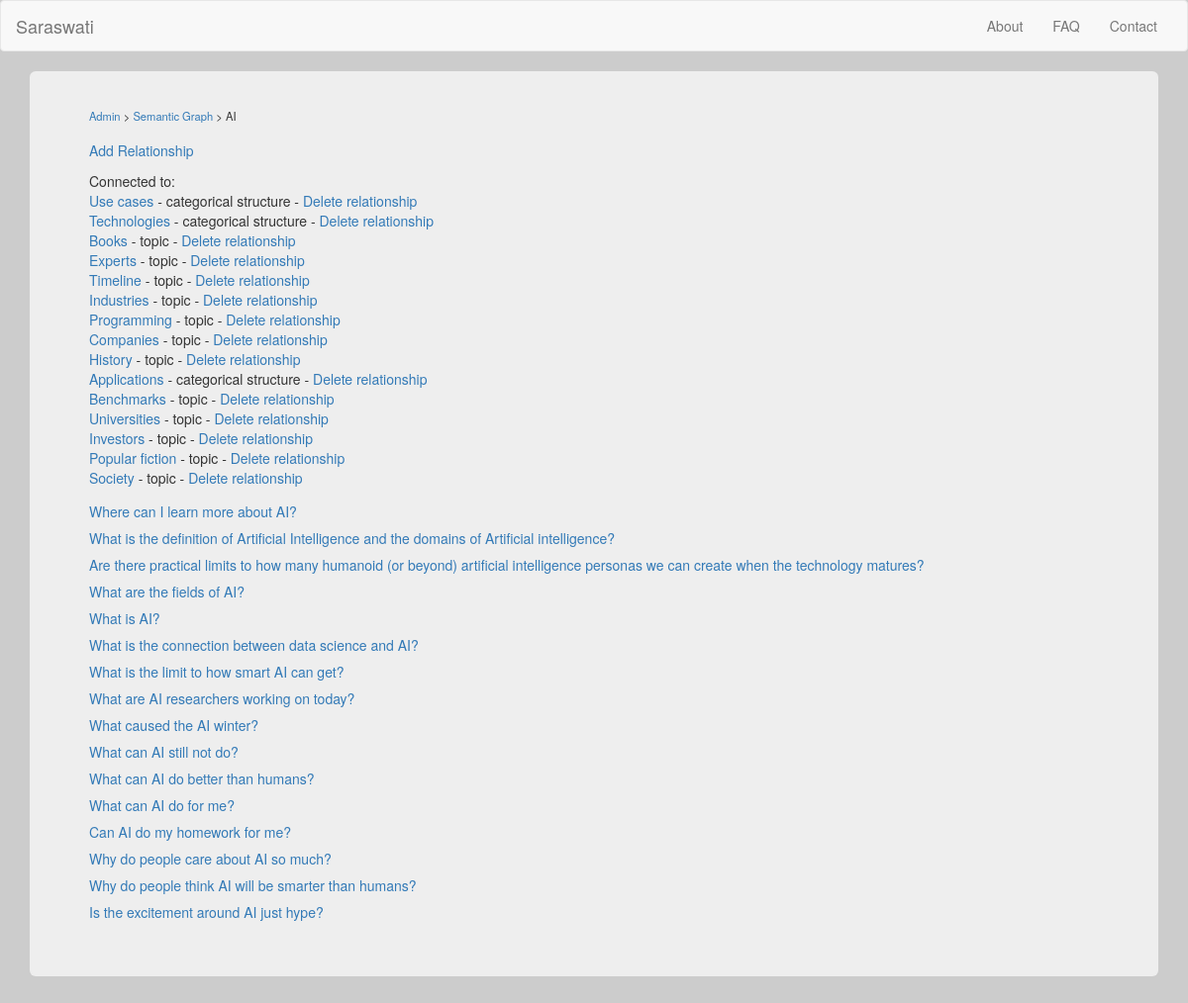
/node?id=1, run on an earlier commit of the app's database.
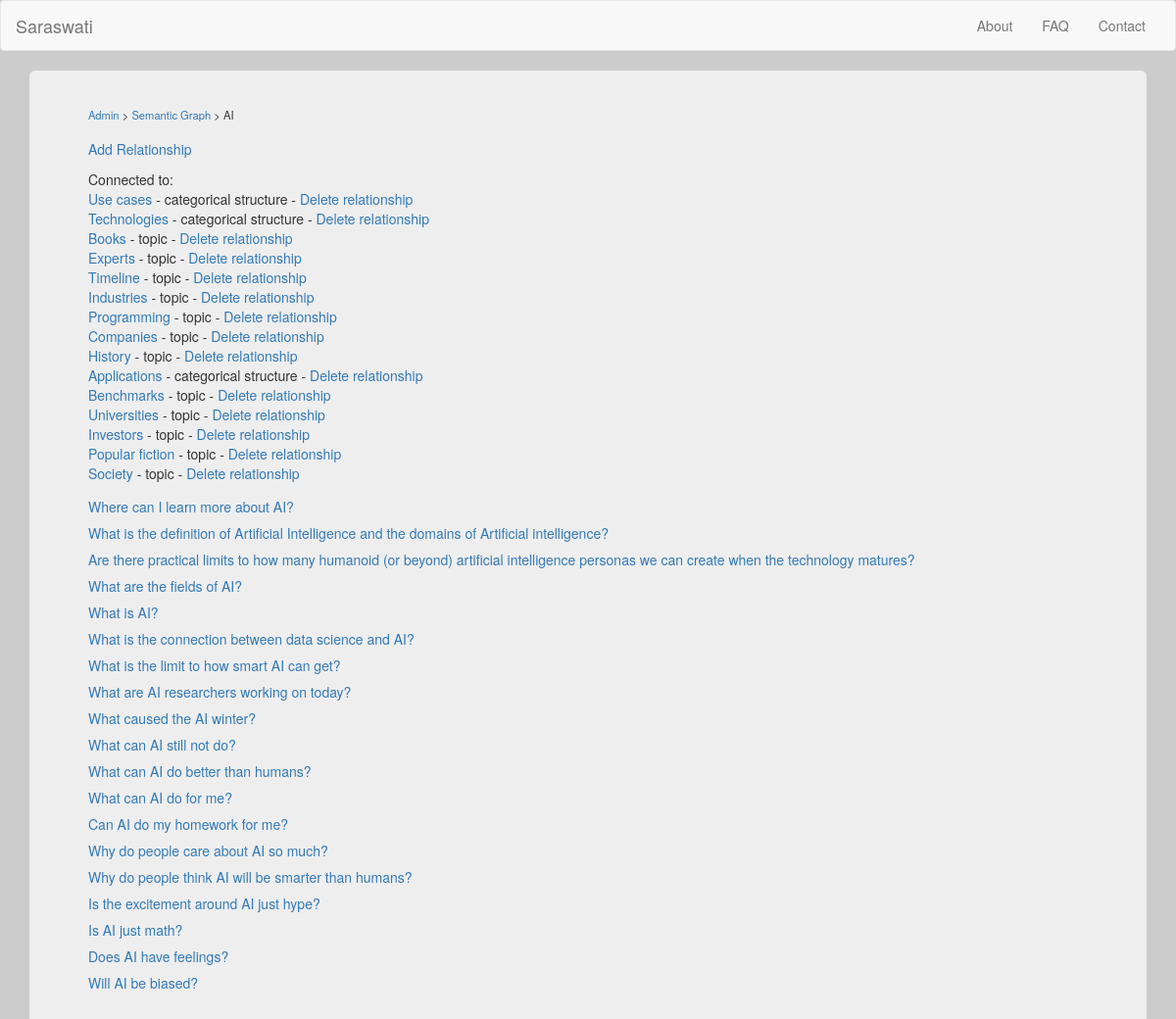
And on a later commit of the database.
### db.py (models this page shows, shortened)
class semantic_graph_node(db.Model):
	id = db.Column('node_id', db.Integer, primary_key = True)
	title = db.Column(db.String(255))

class semantic_graph_relationship(db.Model):
	id = db.Column('relationship_id', db.Integer, primary_key = True)
	node_id_1 = db.Column(db.Integer)
	node_id_2 = db.Column(db.Integer)
	relationship_1_to_2 = db.Column(db.String(255))
	relationship_2_to_1 = db.Column(db.String(255))

class training_chat(db.Model):
	id = db.Column('message_id', db.Integer, primary_key = True)
	chat_id = db.Column(db.Integer)
	party = db.Column(db.SmallInteger)
	text = db.Column(db.Text)
	node_id = db.Column(db.Integer)

### modules/admin.py (the view)
@admin.route('/node')
def view_node():
	nodeID = request.args['id']
	thisNode = semantic_graph_node.query.filter_by(id=nodeID).first()
	if not thisNode:
		return render_template("error.html", error_message = "Database error")
	else:
		nodeName = thisNode.title
	if "del" in request.args:
		semantic_graph_relationship.query.filter_by(id=request.args["del"]).delete()
		db.session.commit()
	nodeList = []
	queryList = semantic_graph_relationship.query.filter_by(node_id_1 = nodeID)
	for result in queryList:
		newItem = type('tmp', (object,), {}) #Hacky way to make newItem a generic object
		newItem.relationship_id = result.id
		newItem.relationship = result.relationship_2_to_1 #Show the relationship of node2 to node1
		newItem.other_node_id = result.node_id_2
		titleQuery = semantic_graph_node.query.filter_by(id = result.node_id_2).first()
		newItem.nodeTitle = titleQuery.title
		nodeList.append(newItem)
	queryList2 = semantic_graph_relationship.query.filter_by(node_id_2 = nodeID)
	for result in queryList2:
		newItem = type('tmp', (object,), {}) #Hacky way to make newItem a generic object
		newItem.relationship_id = result.id
		newItem.relationship = result.relationship_1_to_2 #Show the relationship of node1 to node2
		newItem.other_node_id = result.node_id_1
		titleQuery = semantic_graph_node.query.filter_by(id = result.node_id_1).first()
		newItem.nodeTitle = titleQuery.title
		nodeList.append(newItem)
	results = training_chat.query.order_by(training_chat.chat_id).filter_by(node_id = nodeID)
	chats = clean_training_chats(results)
	return render_template("node.html", nodes = nodeList, node_id = nodeID, node_name = nodeName, chats = chats)

### helpers.py (called while the page is built)
def clean_training_chats(inputList):
	chats = []
	for result in inputList:
		addResult = True
		for chat in chats:
			if chat.chat_id == result.chat_id:
				addResult = False
				break
		if addResult:
			chats.append(result)
	return chats

### templates/node.html
{% extends "base.html" %}
{% block content %}
  <div class="container">
    <div class="jumbotron">
		<div class="navigation_header">
			<a href="admin">Admin</a> &gt; <a href="graph">Semantic Graph</a> &gt; {{ node_name }}
		</div>
		<a href="add_relationship?id={{ node_id }}">Add Relationship</a>
		<div style="height: 0.8em;"></div>
		{% if not nodes %}
			No connections found
		{% else %}
			Connected to:<br />
			{% for node in nodes %}
				<a href="node?id={{ node.other_node_id }}">{{ node.nodeTitle }}</a> - {{node.relationship}} - <a href="node?id={{ node_id }}&del={{ node.relationship_id }}" onclick="return confirm('Are you sure?');">Delete relationship</a><br />
			{% endfor %}
		{% endif %}
		<div style="height: 1em;"></div>
		{% for chat in chats %}
			<a href="training_chat?id={{ chat.chat_id }}">{{ chat.text }}</a>
			<div style="height: 0.5em;"></div>
		{% endfor %}
	</div>
  </div>
{% endblock %}

What changed in the data, as far as the page shows it:
added training_chat: text "Is AI just math?"
added training_chat: text "Does AI have feelings?"
added training_chat: text "Will AI be biased?"
